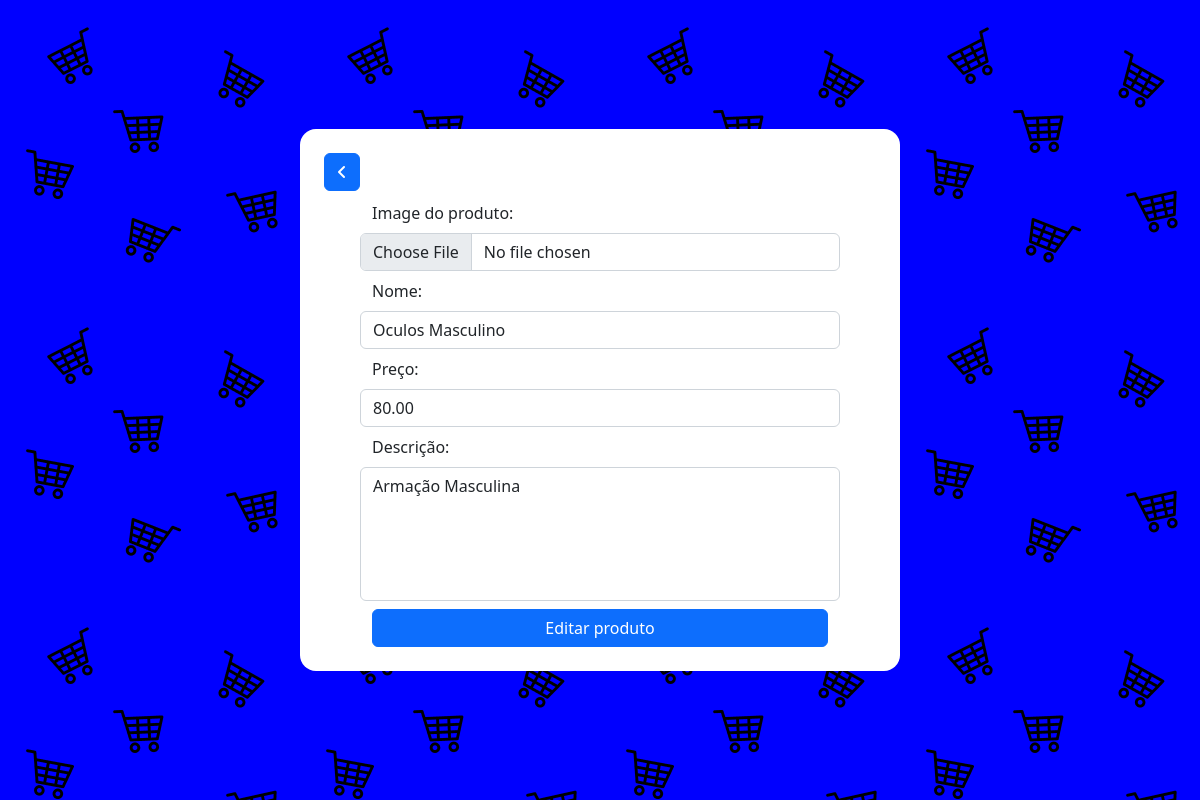
Page /?page=edit_product&idP=7 (signed in) on the committed database.
### tables this page shows
CREATE TABLE `products` (
  `id` int(11) NOT NULL,
  `image_path` varchar(255) DEFAULT NULL,
  `name` varchar(255) DEFAULT NULL,
  `price` varchar(255) DEFAULT NULL,
  `description` text DEFAULT NULL,
  `active` tinyint(1) NOT NULL,
  `id_merchant` int(11) NOT NULL,
  `date_increament` date NOT NULL
);

### controller.php (called while the page is built, shortened)
<?php
include_once "./controller/controllerUser.php";
include_once "./model/productClass.php";
include_once "./controller/controllerProduct.php";
require_once "./router.php";

### model/productClass.php (called while the page is built, shortened)
<?php
class Product {
    public function getProductByIdAndUser($idP, $idU) {
        $sql = "SELECT * FROM `products` WHERE `id_merchant` = $idU AND `id` = $idP";
        $db = Database::connection();
        $stmt = $db->prepare($sql);
        $stmt->execute();
        return $stmt->fetchAll(PDO::FETCH_ASSOC)[0];
    }
}

### controller/controllerProduct.php (called while the page is built, shortened)
<?php
@include_once "../model/productClass.php";
$submit = ($_SERVER['REQUEST_METHOD'] == 'POST' && !empty($_POST['submitP'])) ? $_POST['submitP'] : null;
$idP = ($_SERVER['REQUEST_METHOD'] == 'GET' && !empty($_GET['idP'])) ? $_GET['idP'] : 0;
$product = new Product(
    ($_SERVER['REQUEST_METHOD'] == 'POST' && !empty($_FILES['image'])) ? $_FILES['image'] : null,
    ($_SERVER['REQUEST_METHOD'] == 'POST' && !empty($_POST['name'])) ? $_POST['name'] : null,
    ($_SERVER['REQUEST_METHOD'] == 'POST' && !empty($_POST['price'])) ? $_POST['price'] : null,
    ($_SERVER['REQUEST_METHOD'] == 'POST' && !empty($_POST['description'])) ? $_POST['description'] : null
);
switch ($submit) {
    default:
        if ($page === 'edit_product' && !empty($_SESSION['user']) && $_SESSION['user']['type'] === 2) {
            $userProduct = $product->getProductByIdAndUser($idP, $_SESSION['user']['id']);
            break;
        } else if ($idP && $idU) {
            $productListOfUser = $product->getProductsByUserWithLimit($idP, $idU);
            $productList = $product->getProductsWithLimit($idP);
            $productListAll = $product->getProducts();
            $product = $product->getProduct($idP);
        }
}

### view/forms/edit_product.php (the view, shortened to what this page needs)
<main class="position-relative d-flex align-items-center main-form">
	<div class="container form-max rounded-4 p-4" style="background-color: white; max-width: 600px;">
		<a class="position-absolute" href="?page=initial"><button class="btn btn-primary" type="button"><i class="fas fa-angle-left"></i></button></a>
		<form class="px-5 pt-5" method="POST" enctype="multipart/form-data">
			<div class="row">
				<label class="form-label">Image do produto:</label>
				<input class="col-12 form-control" type="file" name="image" accept="image/jpeg, image/png" required />
			</div>
			<div class="row mt-2">
				<label class="form-label">Nome:</label>
				<input class="col-12 form-control" type="text" name="name" value="<?= $userProduct['name']?>" required />
			</div>
			<div class="row mt-2">
				<label class="form-label">Preço: </label>
				<input class="col-12 form-control" type="number" name="price" min="0" step="0.01" value="<?= $userProduct['price']?>" required />
			</div>
			<div class="row mt-2">
				<label class="form-label w-100">Descrição:</label>
				<textarea class="form-control" name="description" rows="5" style="resize: none;"><?= $userProduct['description']?></textarea>
			</div>
			<button class="w-100 mt-2 btn btn-primary" type="submit" name="submitP" value="edit">
				Editar produto
			</button>
		</form>
	</div>
</main>

### assets/styles/styles.css (style rules this page uses)
main { min-height: 70vh; }
.main-form { width: 100vw; min-height: 100vh; background-color: blue; background-image: url("../images/Frame\ 1.png")!important; }
input[type=number] { -moz-appearance: textfield; }

### rows in the picture
products: name "Oculos Masculino", price "80.00", description "Armação Masculina"
